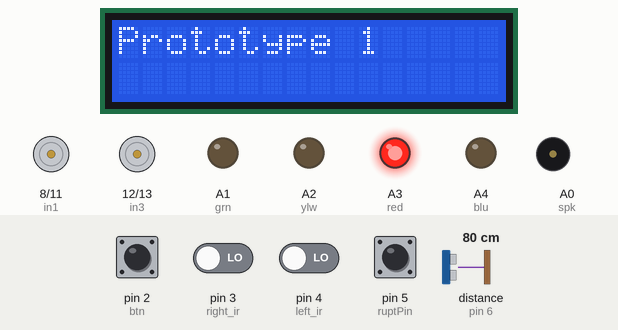
Recording of a sketch running on a simulated Arduino Uno, built with avr-gcc and run on an emulated ATmega328P. Shown: 16×2 character LCD, motor-driver pin pairs drawn as motors (green arrow = first pin HIGH = forward, orange = second pin HIGH = backward, longer = more drive, scaled by the enable pin), output pins drawn as LEDs (lit = HIGH), buzzer (waves = sounding). Wiring (inferred from the names in the program): ultrasonic range finder: trigger pin 7; echo pin 6. Inputs (shaded band) come from the test bench; at power-on: pin 2 (btn), pin 3 (right_ir), pin 4 (left_ir), pin 5 (ruptPin) LOW, distance to the obstacle (sensor on pin 6) 80 cm. The echo pulse lasts 58.3 µs per cm; pins used as bus, display or sensor lines are not drawn.

Above: at 1.2 s.
1.3 s: distance to the obstacle (sensor on pin 6) set to 2 cm
4.3 s: distance to the obstacle (sensor on pin 6) set to 4 cm
7.3 s: distance to the obstacle (sensor on pin 6) set to 18 cm
10.3 s: pin 2 (btn) pulled HIGH for 0.15 s
At 11.6 s:
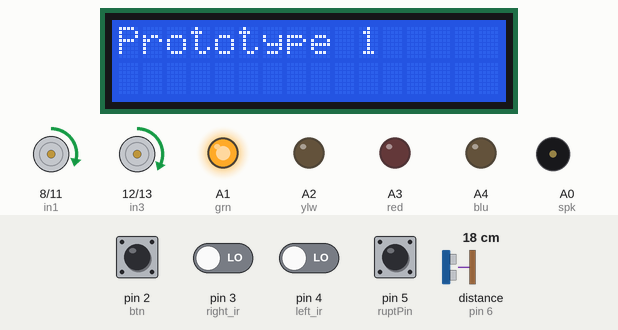
13.4 s: pin 5 (ruptPin) pulled HIGH for 0.15 s
At 14.7 s:
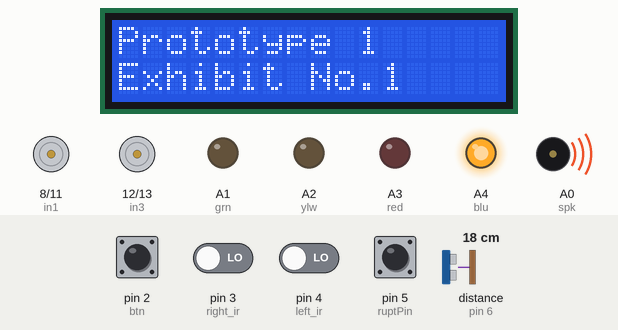
19.5 s: distance to the obstacle (sensor on pin 6) set to 12 cm
At 19.5 s:
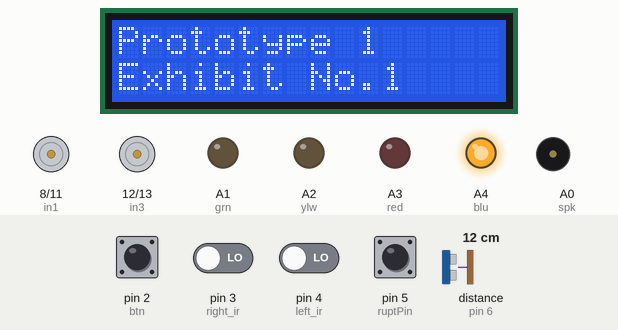
At 23.3 s:
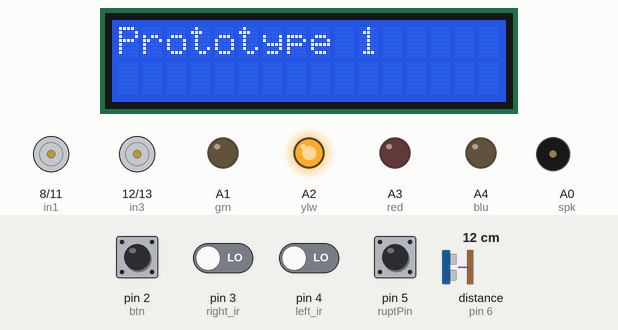
Timing chart, 0 to 23.5 s (numbered marks = the images above; inputs shaded):
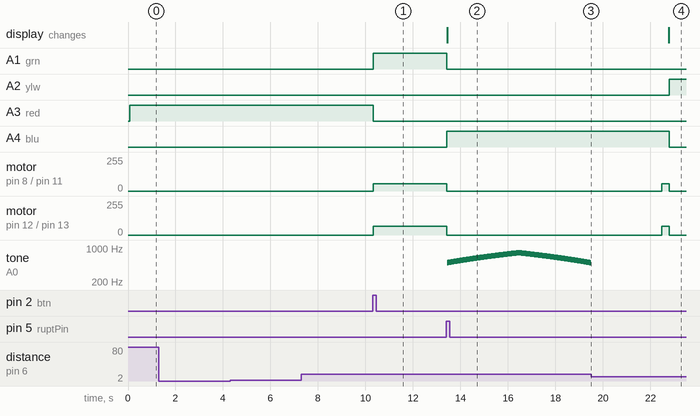

Measured:
- after the input at 1.3 s, every drawn part: stays the same
- after the input at 4.3 s, every drawn part: stays the same
- after the input at 7.3 s, every drawn part: stays the same
- after the input at 10.3 s, A1 (grn): LOW → HIGH at once; A3 (red): HIGH → LOW at once; motor on pin 8 (in1) / pin 11 (in2): stopped → forward 55/255 at once; motor on pin 12 (in3) / pin 13 (in4): stopped → forward 65/255 at once
- after the input at 13.4 s, A1 (grn): HIGH → LOW at once; A4 (blu): LOW → HIGH at once
- after the input at 19.5 s, A1 (grn): stays LOW (without the input it goes to HIGH after 3.3 s); A2 (ylw): LOW → HIGH after 3.3 s

The sketch:

sketch_nov20b.ino
```cpp
#include <LiquidCrystal_I2C.h>

LiquidCrystal_I2C lcd(0x27, 16, 2);

//Push Button
#define btn 2

//IR Sensor Pins
#define right_ir 3
#define left_ir 4

//Photo Interrupter
#define ruptPin 5

//US Sensor Pins
#define echo 6
#define trig 7

//Motor Pins
#define enA 9
#define enB 10
#define in1 8
#define in2 11
#define in3 12
#define in4 13

//Speaker
#define spk A0

//LED
#define grn A1
#define ylw A2
#define red A3
#define blu A4

//Variables
int duration = 0;
int distance = 0;
int us_value = 0;
int r_ir = 0;
int l_ir = 0;
char ir_value;
char dir;
int interrupt = 0;
int toggle = 0;
int event = 0;
int old_event = 1;

//Exhibits
int trig_count = 0;

//Functions
int us_distance();
int btn_toggle(int btn_input);
char ir_sensor();
void motor_control(char command);

void setup() {
  lcd.init();
  lcd.backlight();
  //US Sensor
  pinMode(echo, INPUT);
  pinMode(trig, OUTPUT);
  //IR Sensor
  pinMode(right_ir, INPUT);
  pinMode(left_ir, INPUT);
  pinMode(ruptPin, INPUT);
  //Motor
  pinMode(enA, OUTPUT);
  pinMode(enB, OUTPUT);
  pinMode(in1, OUTPUT);
  pinMode(in2, OUTPUT);
  pinMode(in3, OUTPUT);
  pinMode(in4, OUTPUT);
  //Speaker
  pinMode(spk, OUTPUT);
  //LED
  pinMode(grn, OUTPUT);
  pinMode(ylw, OUTPUT);
  pinMode(red, OUTPUT);
  pinMode(blu, OUTPUT);
  //Serial
  Serial.begin(9600);
}

void loop() {
  lcd.setCursor(0,0);
  lcd.print("Prototype 1");
  event = digitalRead(btn);
  btn_toggle(event);
  us_value = us_distance();
  interrupt = digitalRead(ruptPin);
  //Serial.println(us_value);
  if(toggle == 1){
    lcd.setCursor(0,1);
    lcd.print("ON");
    if(us_value >= 15){
      /*digitalWrite(red, LOW);
      digitalWrite(ylw, LOW);
      digitalWrite(grn, HIGH);
      digitalWrite(blu, LOW);*/
      if(interrupt == HIGH){
        motor_control('s');
        trig_count = trig_count + 1;
        if(trig_count == 4){
          motor_control('g');
          delay(500);
          toggle = 0;
          trig_count = 0;
          motor_control('s');
          lcd.setCursor(0,1);
          lcd.print("Push the button again!");
          delay(5000);
        }
        else{
          digitalWrite(red, LOW);
          digitalWrite(ylw, LOW);
          digitalWrite(grn, LOW);
          digitalWrite(blu, HIGH);
          lcd.setCursor(0,1);
          lcd.print("Exhibit No.");
          lcd.print(trig_count);
          for(int i = 500; i<= 800; i++){
            tone(spk, i);
            delay(10);
          }
          for(int i = 800; i>= 500; i--){
            tone(spk, i);
            delay(10);
          }
          noTone(spk);
          delay(3000);
          motor_control('g');
          delay(300);
        }
      }
      else{
        ir_value = ir_sensor();
        motor_control(ir_value);
        lcd.setCursor(6,1);
        lcd.print(ir_value);
        digitalWrite(red, LOW);
        digitalWrite(ylw, LOW);
        digitalWrite(grn, HIGH);
        digitalWrite(blu, LOW);
      }
    }
    else{
      motor_control('s');
      lcd.setCursor(0,1);
      lcd.print("Oject Detected");
      digitalWrite(red, LOW);
      digitalWrite(ylw, HIGH);
      digitalWrite(grn, LOW);
      digitalWrite(blu, LOW);
    }
  }
 else {
    digitalWrite(red, HIGH);
    digitalWrite(ylw, LOW);
    digitalWrite(grn, LOW);
    digitalWrite(blu, LOW);
    motor_control('s');
    lcd.setCursor(0,1);
    lcd.print("OFF");
  }
  delay(1);
  lcd.clear();
}

int btn_toggle(int event){
  if(event == HIGH && old_event == 0){
    if(toggle == 0){
      toggle = 1;
    }
    else {
      toggle = 0;
    }
  }
  old_event = event;
}

int us_distance(){
  digitalWrite(trig, LOW);
  delayMicroseconds(2);
  digitalWrite(trig, HIGH);
  delayMicroseconds(10);
  digitalWrite(trig, LOW);
  duration = pulseIn(echo, HIGH);
  distance = (duration*0.0343)/2;
  return distance;
}

char ir_sensor(){
  r_ir = digitalRead(right_ir);
  l_ir = digitalRead(left_ir);
  if(r_ir == HIGH && l_ir == LOW){
    //Serial.println("GOING RIGHT");
    dir = 'r';
  }
  else if(r_ir == LOW && l_ir == HIGH){
    //Serial.println("GOING LEFT");
    dir = 'l';
  }
  else if(r_ir == HIGH && l_ir == HIGH){
    //Serial.println("STOP");
    dir = 'b';
  }
  else if(r_ir == LOW && l_ir == LOW){
    //Serial.println("GO");
    dir = 'g';
  }
  return dir;
}

void motor_control(char command){
  if(command == 'g'){
    analogWrite(enA, 55);
    analogWrite(enB, 65);
    digitalWrite(in1, HIGH);
    digitalWrite(in2, LOW);
    digitalWrite(in3, HIGH);
    digitalWrite(in4, LOW);
  }
  else if(command == 's'){
    analogWrite(enA, 0);
    analogWrite(enB, 0);
    digitalWrite(in1, LOW);
    digitalWrite(in2, LOW);
    digitalWrite(in3, LOW);
    digitalWrite(in4, LOW);
  }
  else if(command == 'r'){
    analogWrite(enA, 0);
    analogWrite(enB, 65);
    digitalWrite(in1, LOW);
    digitalWrite(in2, LOW);
    digitalWrite(in3, HIGH);
    digitalWrite(in4, LOW);
  }
  else if(command == 'l'){
    analogWrite(enA, 55);
    analogWrite(enB, 0);
    digitalWrite(in1, HIGH);
    digitalWrite(in2, LOW);
    digitalWrite(in3, LOW);
    digitalWrite(in4, LOW);
  }
  /*else if(command == 'b'){
    analogWrite(enA, 90);
    analogWrite(enB, 50);
    digitalWrite(in1, LOW);
    digitalWrite(in2, HIGH);
    digitalWrite(in3, LOW);
    digitalWrite(in4, HIGH);
  }*/
  return;
}
```
